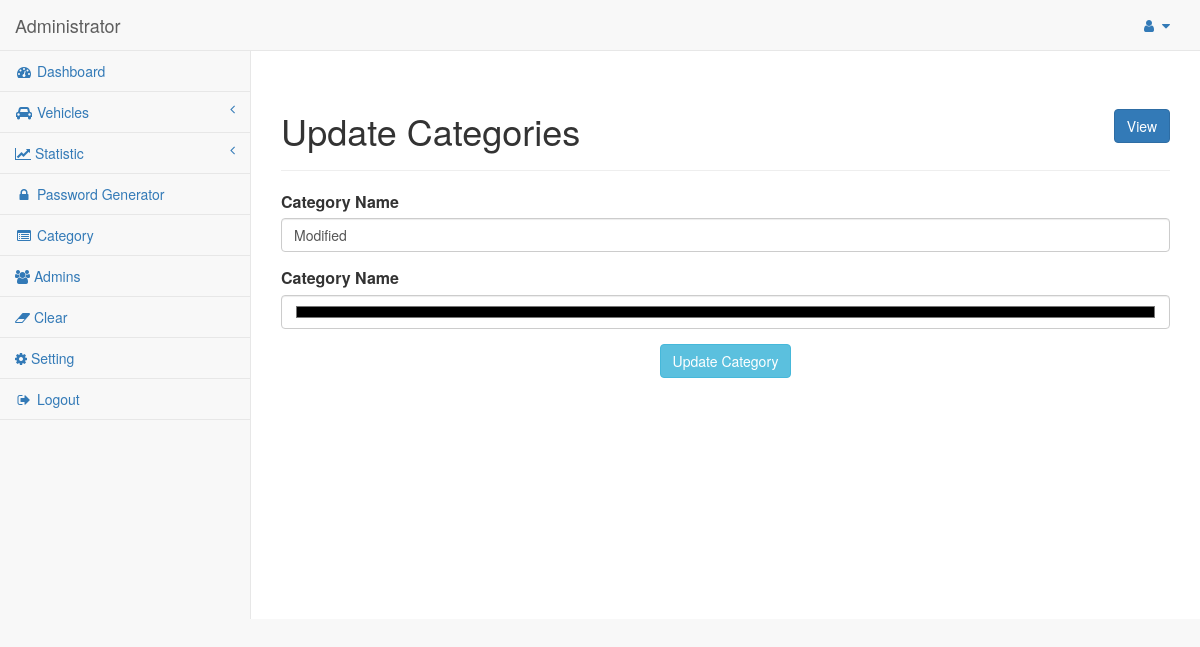
Page /admin/edit_category.php?id=4 (signed in) on the earlier database version.
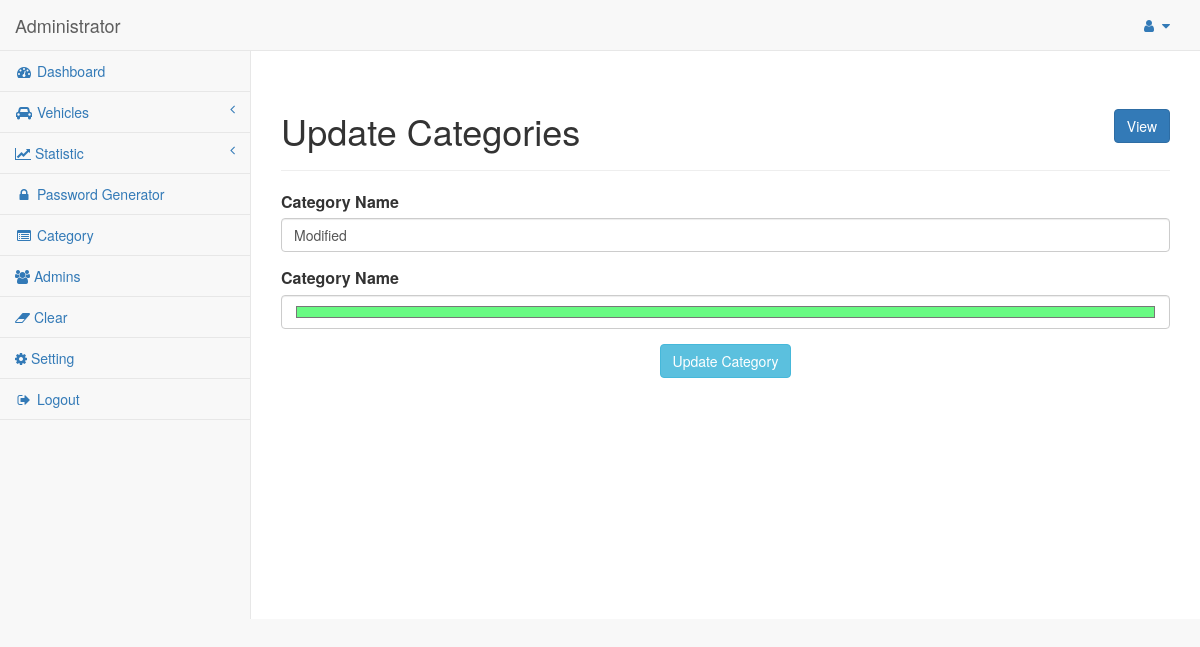
Same page on the later database version.
### tables this page shows
CREATE TABLE `category` (
  `id` int(11) NOT NULL,
  `name` varchar(255) NOT NULL,
  `color` varchar(250) DEFAULT '#000000'
);

### admin/edit_category.php (the view, shortened to what this page needs)
<?php
include_once("../db.php");
$id = $_GET['id'];
$categorySql = "SELECT * FROM `category` WHERE id = '$id'";
$categoryQuery = mysqli_query($conn, $categorySql);
$category = mysqli_fetch_assoc($categoryQuery);
include BASE_PATH . '/includes/header.php';
?>
<div id="page-wrapper">
    <div class="row">
        <div class="col-lg-12">
            <div class="page-header flex-page-header">
                <h1>Update Categories</h1>
                <a href="categories.php" class="btn btn-primary">View</a>
            </div>
        </div>
    </div>
    <form action="" method="POST">
        <fieldset>
            <div class="form-group">
                <label for="vehicles">Category Name</label>
                <input type="text" name="name" value="<?php echo $category['name']; ?>" class="form-control">
            </div>
            <div class="form-group">
                <label for="vehicles">Category Name</label>
                <input type="color" name="color" value="<?php echo $category['color']; ?>" class="form-control">
            </div>
            <div class="form-group">
                <div class="text-center">
                    <button type="submit" name="submit" class="btn btn-info">Update Category</button>
                </div>
            </div>
        </fieldset>
    </form>
</div>
<?php include BASE_PATH . '/includes/footer.php';?>

### admin/includes/header.php (shortened to what this page needs)
<!DOCTYPE html>
<html lang="en">
    <head>
        <link  rel="stylesheet" href="assets/css/bootstrap.min.css"/>
        <link href="assets/js/metisMenu/metisMenu.min.css" rel="stylesheet">
        <link href="assets/css/sb-admin-2.css" rel="stylesheet">
        <link href="assets/fonts/font-awesome/css/font-awesome.min.css" rel="stylesheet" type="text/css">
    </head>
    <body>
        <div id="wrapper">
            <?php if (isset($_SESSION['user_logged_in']) && $_SESSION['user_logged_in'] == true): ?>
                <nav class="navbar navbar-default navbar-static-top" role="navigation" style="margin-bottom: 0">
                    <div class="navbar-header">
                        <a class="navbar-brand" href="">Administrator</a>
                    </div>
                    <ul class="nav navbar-top-links navbar-right">
                        <li class="dropdown">
                            <a class="dropdown-toggle" data-toggle="dropdown" href="#">
                                <i class="fa fa-user fa-fw"></i> <i class="fa fa-caret-down"></i>
                            </a>
                        </li>
                    </ul>
                    <div class="navbar-default sidebar" role="navigation">
                        <div class="sidebar-nav navbar-collapse">
                            <ul class="nav" id="side-menu">
                                <li>
                                    <a href="index.php"><i class="fa fa-dashboard fa-fw"></i> Dashboard</a>
                                </li>
                                <li <?php echo (CURRENT_PAGE == "customers.php" || CURRENT_PAGE == "add_customer.php") ? 'class="active"' : ''; ?>>
                                    <a href="#"><i class="fa fa-car fa-fw"></i> Vehicles<span class="fa arrow"></span></a>
                                </li>
                                <li <?php echo (CURRENT_PAGE == "statistic.php" || CURRENT_PAGE == "add_customer.php") ? 'class="active"' : ''; ?>>
                                    <a href="#"><i class="fa fa-line-chart" aria-hidden="true"></i> Statistic<span class="fa arrow"></span></a>
                                </li>
                                <li>
                                    <a href="password_view.php"><i class="fa fa-lock fa-fw"></i> Password Generator</a>
                                </li>
                                <li>
                                    <a href="categories.php"><i class="fa fa-list-alt fa-fw"></i> Category </a>
                                </li>
                                <li>
                                    <a href="admin_index.php"><i class="fa fa-users" aria-hidden="true"></i> Admins </a>
                                </li>
                                <li>
                                    <a href="#" data-toggle="modal" data-target="#confirm-clear-modal"><i class="fa fa-eraser" aria-hidden="true"></i> Clear </a>
                                </li>
                                <li>
                                    <a href="settings.php"><i class="fa fa-cog"></i> Setting </a>
                                </li>
                                <li>
                                    <a href="logout.php"><i class="fa fa-sign-out fa-fw"></i> Logout</a>
                                </li>
                            </ul>
                        </div>
                    </div>
                </nav>
            <?php endif;?>

Differences in the rows shown:
changed category "Modified": color "#000000" → "#69fa83"
